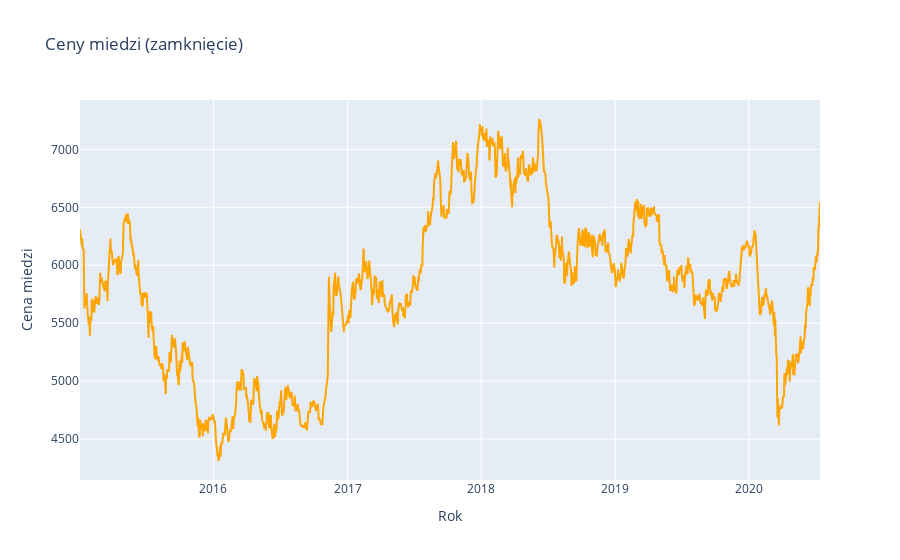

The notebook cell saved with this chart:
### Code cell
# WYKRES 2 – Ceny miedzi
# =============================
fig2 = go.Figure()
fig2.add_trace(go.Scatter(
    x=df_copper['Data'],
    y=df_copper['Zamkniecie'],
    mode='lines',
    name='Miedź',
    line=dict(color='orange')
))

fig2.update_layout(
    title='Ceny miedzi (zamknięcie)',
    xaxis_title='Rok',
    yaxis_title='Cena miedzi'
)

fig2.show()

### Figure 1 — Plotly figure (JSON) as saved in the notebook; plotly's stock layout.template omitted (floating-point values rounded to 4 significant figures; data arrays with more than 128 entries replaced by an {"elided": "..."} marker saying what was removed)
{"data": [{"line": {"color": "orange"}, "mode": "lines", "name": "Miedź", "type": "scatter", "x": {"elided": "1400 str values"}, "y": {"elided": "1400 float values"}}], "layout": {"title": {"text": "Ceny miedzi (zamknięcie)"}, "xaxis": {"title": {"text": "Rok"}}, "yaxis": {"title": {"text": "Cena miedzi"}}}}
